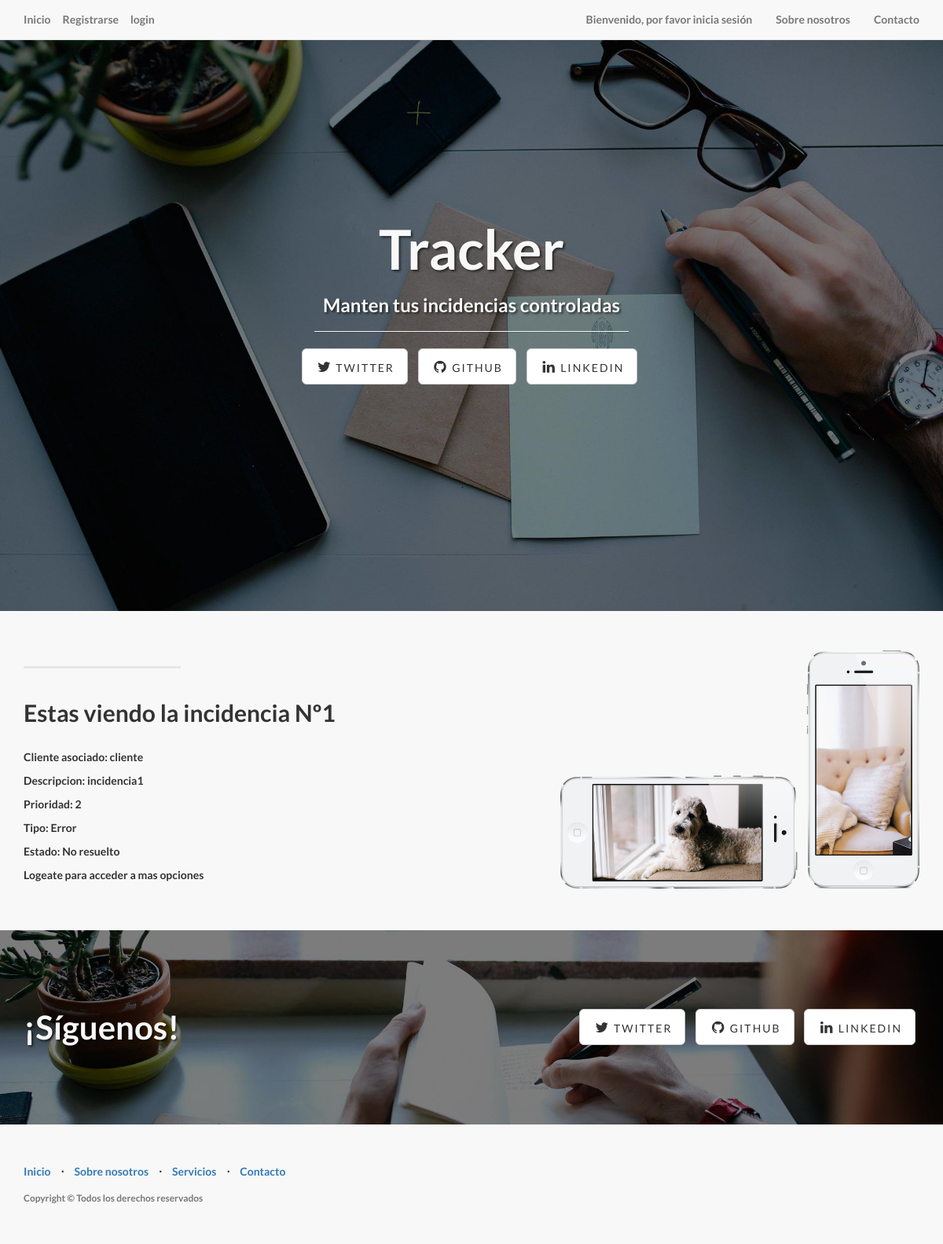
/1/, run on the app's committed database.
### tracker/models.py (models this page shows, shortened)
class Incidencia(models.Model):
    incidencia_cliente = models.ForeignKey(Cliente)
    incidencia_descripcion = models.CharField('Descripcion', max_length=200)
    incidencia_prioridad = models.IntegerField('Prioridad', default=0)
    incidencia_fecha = models.DateTimeField('Fecha creacion', auto_now_add=True)
    PREGUNTA='Pregunta'
    ERROR='Error'
    AVERIA='Averia'
    incidencia_clase_tipos = ((PREGUNTA, 'Pregunta'), (ERROR, 'Error'), (AVERIA, 'Averia'), )
    incidencia_clases =models.CharField(max_length=10, choices=incidencia_clase_tipos, default=PREGUNTA)
    incidencia_resuelta = models.BooleanField(default=False)
    def was_published_recently(self):
        return self.pub_date >= timezone.now() - datetime.timedelta(days=1)
    was_published_recently.admin_order_field = 'pub_date'
    was_published_recently.boolean = True
    was_published_recently.short_description = 'Published recently?'

class Cliente(models.Model):
    user = models.OneToOneField(User, primary_key=True)
    homepage = models.URLField()
    cliente_name = models.CharField('Nombre', default='cliente', max_length=200)
    cliente_descripcion = models.CharField('Descripcion', max_length=200)
    cliente_telefono = models.IntegerField('Teléfono', default=0)
    def __str__(self):
        return self.cliente_name

### tracker/views.py (the view)
# urls.py: url(r'^(?P<pk>[0-9]+)/$', views.DetailView.as_view(), name='detail'),
class DetailView(generic.DetailView):
    model = Incidencia
    template_name = 'tracker/detail.html'
    fields = ['incidencia_cliente', 'incidencia_descripcion', 'incidencia_prioridad', 'incidencia_clases']

### tracker/templates/tracker/detail.html (shortened to what this page needs)
{% extends 'base.html' %}
{% load staticfiles %}
{% block block1 %}
<div class="content-section-a">
        <div class="container">
            <div class="row">
                <div class="col-lg-5 col-sm-6">
                    <hr class="section-heading-spacer">
                    <div class="clearfix"></div>
                    <h2 class="section-heading" id="info">Estas viendo la incidencia Nº{{incidencia.id}} </h2>
						<p><b>Cliente asociado:</b> {{ incidencia.incidencia_cliente }}</p>
						<p><b>Descripcion:</b> {{ incidencia.incidencia_descripcion }}</p>
						<p><b>Prioridad:</b> {{ incidencia.incidencia_prioridad }}</p>
						<p><b>Tipo:</b> {{ incidencia.incidencia_clases }}</p>
						<p><b>Estado:</b> {{incidencia.incidencia_resuelta|yesno:"Resuelto,No resuelto" }}</p>
						{% if user.is_authenticated %}
							<button type="button" onclick="location.href='{% url 'tracker:delete' incidencia.id %}'" >Eliminar incidencia {{incidencia.id}}</button>
							<button type="button" onclick="location.href='{% url 'tracker:update' incidencia.id %}'" >Editar incidencia {{incidencia.id}}</button>
						{% else %}
							<p>Logeate para acceder a mas opciones</p>
					{% endif %}
                </div>
                <div class="col-lg-5 col-lg-offset-2 col-sm-6">
                    <img class="img-responsive" src="img/phones.png" alt="">
                </div>
            </div>
        </div>
    </div>
{% endblock block1 %}

### tracker/static/css/landing-page.css (style rules this page uses)
body, html { width: 100%; height: 100%; }
body, h1, h2, h3, h4, h5, h6 { font-family: "Lato","Helvetica Neue",Helvetica,Arial,sans-serif; font-weight: 700; }
.content-section-a { padding: 50px 0; background-color: #f8f8f8; }
.section-heading { margin-bottom: 30px; }
.section-heading-spacer { float: left; width: 200px; border-top: 3px solid #e7e7e7; }

### data on the page
Incidencia: id "1", incidencia_cliente "cliente", incidencia_descripcion "incidencia1", incidencia_prioridad "2", incidencia_clases "Error", incidencia_resuelta "No resuelto"
